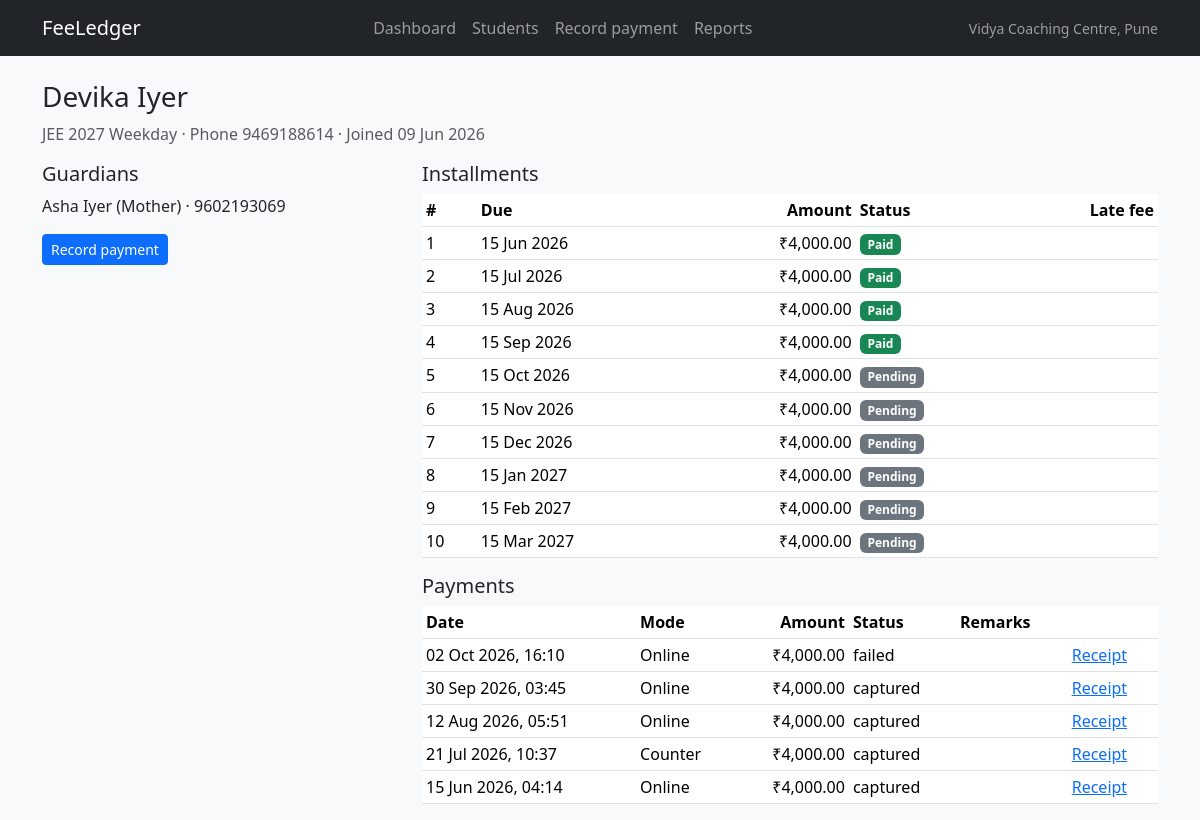
/index.php/students/view/2, run on the app's committed database.
### tables this page shows
CREATE TABLE students (
  id INT UNSIGNED NOT NULL AUTO_INCREMENT PRIMARY KEY,
  batch_id INT UNSIGNED NOT NULL,
  name VARCHAR(120) NOT NULL,
  phone VARCHAR(15) NOT NULL,
  email VARCHAR(150) NULL,
  joined_on DATE NOT NULL,
  discount DECIMAL(10,2) NOT NULL DEFAULT 0,
  KEY idx_students_batch (batch_id),
  CONSTRAINT fk_students_batch FOREIGN KEY (batch_id) REFERENCES batches (id)
);

CREATE TABLE batches (
  id INT UNSIGNED NOT NULL AUTO_INCREMENT PRIMARY KEY,
  name VARCHAR(100) NOT NULL,
  start_date DATE NOT NULL,
  monthly_fee DECIMAL(10,2) NOT NULL,
  installments TINYINT UNSIGNED NOT NULL,
  status ENUM('active','paused') NOT NULL DEFAULT 'active'
);

CREATE TABLE guardians (
  id INT UNSIGNED NOT NULL AUTO_INCREMENT PRIMARY KEY,
  student_id INT UNSIGNED NOT NULL,
  name VARCHAR(120) NOT NULL,
  relation VARCHAR(30) NOT NULL,
  phone VARCHAR(15) NOT NULL,
  KEY idx_guardians_student (student_id),
  CONSTRAINT fk_guardians_student FOREIGN KEY (student_id) REFERENCES students (id) ON DELETE CASCADE
);

CREATE TABLE installments (
  id INT UNSIGNED NOT NULL AUTO_INCREMENT PRIMARY KEY,
  student_id INT UNSIGNED NOT NULL,
  batch_id INT UNSIGNED NOT NULL,
  seq TINYINT UNSIGNED NOT NULL,
  amount DECIMAL(10,2) NOT NULL,
  due_date DATE NOT NULL,
  status ENUM('pending','paid') NOT NULL DEFAULT 'pending',
  KEY idx_installments_student (student_id),
  KEY idx_installments_batch_status (batch_id, status, due_date),
  CONSTRAINT fk_installments_student FOREIGN KEY (student_id) REFERENCES students (id) ON DELETE CASCADE
);

CREATE TABLE payments (
  id INT UNSIGNED NOT NULL AUTO_INCREMENT PRIMARY KEY,
  student_id INT UNSIGNED NOT NULL,
  batch_id INT UNSIGNED NOT NULL,
  amount DECIMAL(10,2) NOT NULL,
  mode ENUM('counter','online') NOT NULL,
  status ENUM('captured','pending','failed') NOT NULL DEFAULT 'captured',
  gateway_ref VARCHAR(40) NULL,
  remarks VARCHAR(255) NULL,
  paid_at DATETIME NOT NULL,
  KEY idx_payments_student (student_id),
  KEY idx_payments_batch_paid (batch_id, paid_at),
  KEY idx_payments_paid (paid_at),
  CONSTRAINT fk_payments_student FOREIGN KEY (student_id) REFERENCES students (id)
);

### application/core/MY_Controller.php (called while the page is built, shortened)
<?php
class MY_Controller extends CI_Controller {
	public function __construct()
	{
		$this->load->model(array('batch_model', 'student_model', 'installment_model', 'payment_model'));
	}
	protected function render($view, array $data = array())
	{
		$data['content'] = $this->load->view($view, $data, TRUE);
		$data['centre_name'] = $this->config->item('centre_name');
		$this->load->view('layout', $data);
	}
}

### application/controllers/Students.php (called while the page is built, shortened)
<?php
class Students extends MY_Controller {
	public function view($id)
	{
		$student = $this->student_model->get($id);
		$today = date('Y-m-d');
		$installments = $this->installment_model->for_student($id);
		foreach ($installments as $i)
		{
			$i->late_fee = ($i->status === 'pending') ? $this->installment_model->late_fee($i->due_date, $today) : 0;
		}
		$this->render('students/view', array(
			'title'        => $student->name,
			'student'      => $student,
			'guardians'    => $this->student_model->guardians($id),
			'installments' => $installments,
			'payments'     => $this->payment_model->for_student($id),
		));
	}
}

### index.php (called while the page is built, shortened)
<?php
require_once BASEPATH.'core/CodeIgniter.php';

### application/models/Student_model.php (called while the page is built, shortened)
<?php
class Student_model extends CI_Model {
	public function get($id)
	{
		return $this->db->select('s.*, b.name AS batch_name')
			->from('students s')
			->join('batches b', 'b.id = s.batch_id')
			->where('s.id', (int) $id)
			->get()->row();
	}
	public function guardians($student_id)
	{
		return $this->db->get_where('guardians', array('student_id' => (int) $student_id))->result();
	}
}

### application/helpers/legacy_helper.php (called while the page is built, shortened)
<?php
if ( ! function_exists('format_inr'))
{
	function format_inr($amount)
	{
		$amount = (float) $amount;
		$negative = $amount < 0;
		$parts = explode('.', number_format(abs($amount), 2, '.', ''));
		$whole = $parts[0];
		$last3 = substr($whole, -3);
		$rest = substr($whole, 0, -3);
		if ($rest !== '' && $rest !== FALSE)
		{
			$rest = preg_replace('/\B(?=(\d{2})+(?!\d))/', ',', $rest);
			$whole = $rest . ',' . $last3;
		}
		return ($negative ? '-' : '') . '₹' . $whole . '.' . $parts[1];
	}
}
if ( ! function_exists('display_date'))
{
	function display_date($date)
	{
		return $date ? date('d M Y', strtotime($date)) : '';
	}
}

### application/models/Installment_model.php (called while the page is built, shortened)
<?php
class Installment_model extends CI_Model {
	public function for_student($student_id)
	{
		return $this->db->order_by('seq')->get_where('installments', array('student_id' => (int) $student_id))->result();
	}
	public function late_fee($due_date, $as_of)
	{
		$days_late = (int) floor((strtotime($as_of) - strtotime($due_date)) / 86400);
		if ($days_late <= 0)
		{
			return 0;
		}
		return (int) floor($days_late / 7) * (int) $this->config->item('late_fee_per_week');
	}
}

### application/models/Payment_model.php (called while the page is built, shortened)
<?php
class Payment_model extends CI_Model {
	public function for_student($student_id)
	{
		return $this->db->order_by('paid_at', 'DESC')->get_where('payments', array('student_id' => (int) $student_id))->result();
	}
}

### application/views/students/view.php (the view)
<h1 class="h3"><?php echo html_escape($student->name); ?></h1>
<p class="text-muted"><?php echo html_escape($student->batch_name); ?> · Phone <?php echo html_escape($student->phone); ?> · Joined <?php echo display_date($student->joined_on); ?></p>
<div class="row">
	<div class="col-md-4">
		<h2 class="h5">Guardians</h2>
		<ul class="list-unstyled">
		<?php foreach ($guardians as $g): ?>
			<li><?php echo html_escape($g->name); ?> (<?php echo html_escape($g->relation); ?>) · <?php echo html_escape($g->phone); ?></li>
		<?php endforeach; ?>
		</ul>
		<a class="btn btn-primary btn-sm" href="<?php echo site_url('payments/create?student_id=' . $student->id); ?>">Record payment</a>
	</div>
	<div class="col-md-8">
		<h2 class="h5">Installments</h2>
		<table class="table table-sm bg-white">
			<thead><tr><th>#</th><th>Due</th><th class="text-end">Amount</th><th>Status</th><th class="text-end">Late fee</th></tr></thead>
			<tbody>
			<?php foreach ($installments as $i): ?>
				<tr data-installment-id="<?php echo (int) $i->id; ?>" data-late-fee="<?php echo (int) $i->late_fee; ?>">
					<td><?php echo (int) $i->seq; ?></td>
					<td><?php echo display_date($i->due_date); ?></td>
					<td class="text-end"><?php echo format_inr($i->amount); ?></td>
					<td><?php echo $i->status === 'paid' ? '<span class="badge bg-success">Paid</span>' : '<span class="badge bg-secondary">Pending</span>'; ?></td>
					<td class="text-end"><?php echo $i->late_fee ? format_inr($i->late_fee) : ''; ?></td>
				</tr>
			<?php endforeach; ?>
			</tbody>
		</table>
		<h2 class="h5">Payments</h2>
		<table class="table table-sm bg-white">
			<thead><tr><th>Date</th><th>Mode</th><th class="text-end">Amount</th><th>Status</th><th>Remarks</th><th></th></tr></thead>
			<tbody>
			<?php foreach ($payments as $p): ?>
				<tr>
					<td><?php echo date('d M Y, H:i', strtotime($p->paid_at)); ?></td>
					<td><?php echo html_escape(ucfirst($p->mode)); ?></td>
					<td class="text-end"><?php echo format_inr($p->amount); ?></td>
					<td><?php echo html_escape($p->status); ?></td>
					<td><?php echo html_escape($p->remarks); ?></td>
					<td><a href="<?php echo site_url('payments/receipt/' . $p->id); ?>">Receipt</a></td>
				</tr>
			<?php endforeach; ?>
			</tbody>
		</table>
	</div>
</div>

### data on the page
students: name "Devika Iyer", batch.name "JEE 2027 Weekday", phone "9469188614", joined_on "09 Jun 2026"
guardians: name "Asha Iyer", relation "Mother", phone "9602193069"
installments: seq "1", due_date "15 Jun 2026", amount "₹4,000.00", status "Paid"
installments: seq "2", due_date "15 Jul 2026", amount "₹4,000.00", status "Paid"
installments: seq "3", due_date "15 Aug 2026", amount "₹4,000.00", status "Paid"
installments: seq "4", due_date "15 Sep 2026", amount "₹4,000.00", status "Paid"
installments: seq "5", due_date "15 Oct 2026", amount "₹4,000.00", status "Pending"
installments: seq "6", due_date "15 Nov 2026", amount "₹4,000.00", status "Pending"
installments: seq "7", due_date "15 Dec 2026", amount "₹4,000.00", status "Pending"
installments: seq "8", due_date "15 Jan 2027", amount "₹4,000.00", status "Pending"
installments: seq "9", due_date "15 Feb 2027", amount "₹4,000.00", status "Pending"
installments: seq "10", due_date "15 Mar 2027", amount "₹4,000.00", status "Pending"
payments: paid_at "02 Oct 2026, 16:10", mode "Online", amount "₹4,000.00", status "failed"
payments: paid_at "30 Sep 2026, 03:45", mode "Online", amount "₹4,000.00", status "captured"
payments: paid_at "12 Aug 2026, 05:51", mode "Online", amount "₹4,000.00", status "captured"
payments: paid_at "21 Jul 2026, 10:37", mode "Counter", amount "₹4,000.00", status "captured"
payments: paid_at "15 Jun 2026, 04:14", mode "Online", amount "₹4,000.00", status "captured"

### other printed values
$centre_name "Vidya Coaching Centre, Pune"
